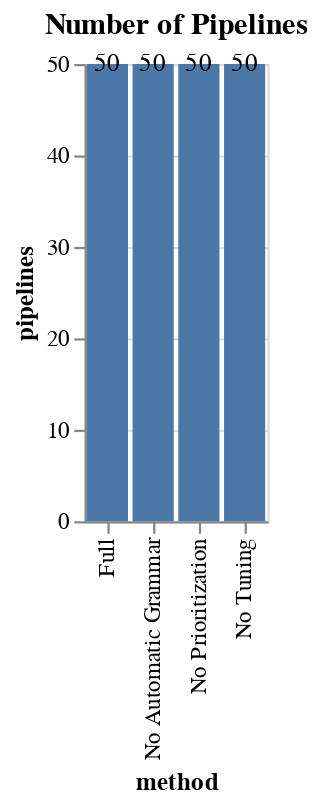

The notebook cell this image was saved under:
### Code cell
bars = alt.Chart(pipelines_counter[pipelines_counter['dataset'] == dataset]).mark_bar().encode(x='method:N', y='pipelines:Q')
text = bars.mark_text(align='center', baseline='middle').encode(text='pipelines:Q')
(bars + text).properties(height=200, title='Number of Pipelines')

### Figure 1 — Vega-Lite specification as saved in the notebook (floating-point values rounded to 4 significant figures)
{"config": {"view": {"continuousWidth": 400, "continuousHeight": 300}}, "layer": [{"mark": "bar", "encoding": {"x": {"type": "nominal", "field": "method"}, "y": {"type": "quantitative", "field": "pipelines"}}}, {"mark": {"type": "text", "align": "center", "baseline": "middle"}, "encoding": {"text": {"type": "quantitative", "field": "pipelines"}, "x": {"type": "nominal", "field": "method"}, "y": {"type": "quantitative", "field": "pipelines"}}}], "data": {"name": "data-34dd781eb7f8c91edf2f07ba9bf62feb"}, "height": 200, "title": "Number of Pipelines", "$schema": "https://vega.github.io/schema/vega-lite/v4.8.1.json", "datasets": {"data-34dd781eb7f8c91edf2f07ba9bf62feb": [{"dataset": "1567_poker_hand_MIN_METADATA", "method": "Full", "pipelines": 50}, {"dataset": "1567_poker_hand_MIN_METADATA", "method": "No Automatic Grammar", "pipelines": 50}, {"dataset": "1567_poker_hand_MIN_METADATA", "method": "No Prioritization", "pipelines": 50}, {"dataset": "1567_poker_hand_MIN_METADATA", "method": "No Tuning", "pipelines": 50}]}}
